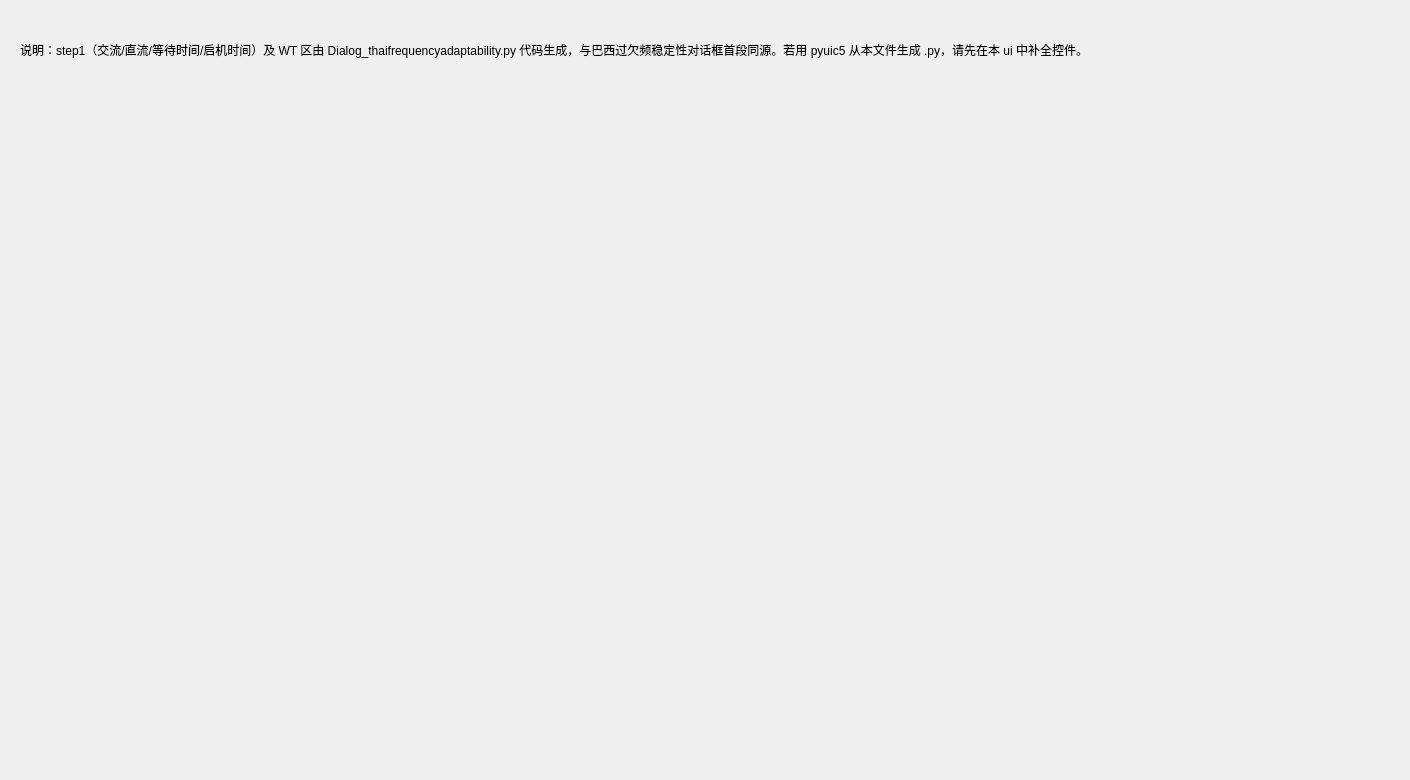
<?xml version="1.0" encoding="UTF-8"?>
<ui version="4.0">
 <class>Dialog_thaifrequencyadaptability</class>
 <widget class="QDialog" name="Dialog_thaifrequencyadaptability">
  <property name="geometry">
   <rect>
    <x>0</x>
    <y>0</y>
    <width>1410</width>
    <height>780</height>
   </rect>
  </property>
  <property name="windowTitle">
   <string>频率适应性（试验设定）</string>
  </property>
  <property name="windowIcon">
   <iconset>
    <normaloff>logo.jpg</normaloff>
   </iconset>
  </property>
  <widget class="QLabel" name="label_ui_hint">
   <property name="geometry">
    <rect>
     <x>20</x>
     <y>20</y>
     <width>1360</width>
     <height>60</height>
    </rect>
   </property>
   <property name="text">
    <string>说明：step1（交流/直流/等待时间/启机时间）及 WT 区由 Dialog_thaifrequencyadaptability.py 代码生成，与巴西过欠频稳定性对话框首段同源。若用 pyuic5 从本文件生成 .py，请先在本 ui 中补全控件。</string>
   </property>
   <property name="wordWrap">
    <bool>true</bool>
   </property>
  </widget>
 </widget>
 <resources/>
 <connections/>
</ui>
